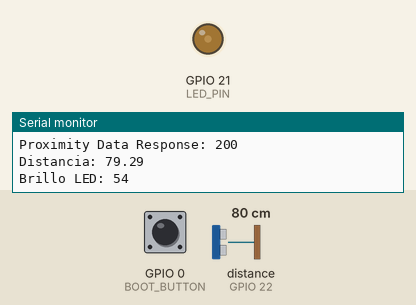
This program was run on a simulated ESP32. On the bench: output pins drawn as LEDs (lit = HIGH), the last lines printed to the serial monitor. Wiring (inferred from the names in the program): ultrasonic range finder: trigger GPIO 23; echo GPIO 22. Inputs (shaded band) come from the test bench; at power-on: distance to the obstacle (sensor on GPIO 22) 80 cm, GPIO 0 (BOOT_BUTTON) HIGH. The echo pulse lasts 58.3 µs per cm; WiFi joins after 1.5 s; servers stay silent unless stated; uploads are accepted with an empty reply; pins used as bus, display or sensor lines are not drawn.

Above: at 3.2 s.
3.3 s: distance to the obstacle (sensor on GPIO 22) set to 2 cm
At 4.8 s:
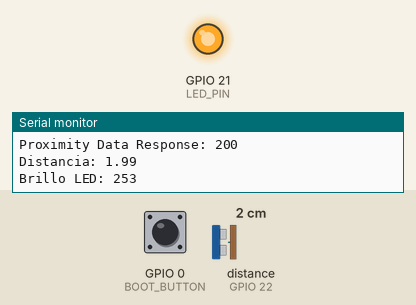
5.9 s: distance to the obstacle (sensor on GPIO 22) set to 35 cm
At 8.0 s:
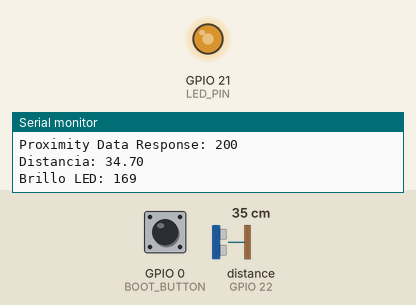
8.3 s: distance to the obstacle (sensor on GPIO 22) set to 60 cm
At 10.1 s:
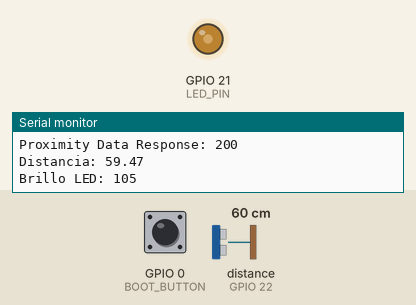
Timing chart, 0 to 11.6 s (numbered marks = the images above; inputs shaded):
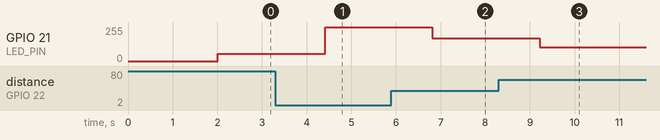

The program:

main.cpp
```cpp
#include <Arduino.h>
#include <SPI.h>
#include "ProximitySensor.h"
#include "MotionSensor.h"

// Pines del botón BOOT y control
#define BOOT_BUTTON 0 // GPIO 0 conectado al botón BOOT
#define PIR_PIN 34    // Pin del sensor PIR

// Instancias de sensores
MotionSensor motionSensor(PIR_PIN);

void setup() {
    Serial.begin(115200);
    pinMode(BOOT_BUTTON, INPUT_PULLUP);

    ProximitySensorHandler::setupProximitySensor();
    motionSensor.begin();
}

void loop() {
    static bool lastButtonState = HIGH;
    bool currentButtonState = digitalRead(BOOT_BUTTON);

    static bool useProximitySensor = true;

    if (currentButtonState == LOW && lastButtonState == HIGH) {
        useProximitySensor = !useProximitySensor;
        Serial.print("Usando sensor: ");
        Serial.println(useProximitySensor ? "Proximidad" : "Movimiento");
        delay(500); // Antirrebote
    }
    lastButtonState = currentButtonState;

    if (useProximitySensor) {
        ProximitySensorHandler::readProximitySensor();
    } else {
        motionSensor.update();
        motionSensor.checkMotionAndSend("https://edge-caffeine.free.beeceptor.com");
    }
}
```

MotionSensor.cpp
```cpp
#include "MotionSensor.h"

MotionSensor::MotionSensor(uint8_t pirPin) : pirPin(pirPin), lastMotionDetected(false) {}

void MotionSensor::begin() {
    pinMode(pirPin, INPUT);
}

void MotionSensor::update() {
    bool motionDetected = digitalRead(pirPin);
    if (motionDetected != lastMotionDetected) {
        lastMotionDetected = motionDetected;
        Serial.println(motionDetected ? "Motion detected!" : "No motion.");
    }
}

void MotionSensor::checkMotionAndSend(const String &endpoint) {
    bool motionDetected = digitalRead(pirPin);
    if (motionDetected && !lastMotionDetected) {
        HTTPClient http;
        http.begin(endpoint + "/motion");
        http.addHeader("Content-Type", "application/json");
        String payload = "{\"motion\": true}";
        int httpResponseCode = http.POST(payload);
        Serial.print("Motion Sensor HTTP Response code: ");
        Serial.println(httpResponseCode);
        http.end();
    }
    lastMotionDetected = motionDetected;
}
```

MotionSensor.h
```cpp
#ifndef MOTION_SENSOR_H
#define MOTION_SENSOR_H

#include <Arduino.h>
#include <WiFi.h>
#include <HTTPClient.h>

class MotionSensor {
public:
    MotionSensor(uint8_t pirPin);
    void begin();
    void update();
    void checkMotionAndSend(const String &endpoint);

private:
    uint8_t pirPin;
    bool lastMotionDetected;
};

#endif
```

ProximitySensor.cpp
```cpp
#include "ProximitySensor.h"
#include <WiFi.h>
#include <HTTPClient.h>

// Configuración del WiFi
const char* ssid = "Gaby";
const char* password = "Gaby2608";

void ProximitySensorHandler::setupProximitySensor() {
    pinMode(TRIG_PIN, OUTPUT);
    pinMode(ECHO_PIN, INPUT);
    pinMode(LED_PIN, OUTPUT);

    // Conectar a WiFi
    WiFi.begin(ssid, password);
    while (WiFi.status() != WL_CONNECTED) {
        delay(1000);
        Serial.println("Conectando a WiFi...");
    }
    Serial.println("Conectado a WiFi");
}

void ProximitySensorHandler::readProximitySensor() {
    digitalWrite(TRIG_PIN, LOW);
    delayMicroseconds(2);
    digitalWrite(TRIG_PIN, HIGH);
    delayMicroseconds(10);
    digitalWrite(TRIG_PIN, LOW);

    // Leer distancia
    long duration = pulseIn(ECHO_PIN, HIGH);
    float distance = duration * 0.034 / 2;

    // Ajustar brillo del LED según la distancia
    int brightness = map(distance, 0, 100, 255, 0); // Mapea distancia a brillo (entre 0 y 255)
    brightness = constrain(brightness, 0, 255);    // Asegura valores válidos
    analogWrite(LED_PIN, brightness);              // Cambia la intensidad del LED

    // Enviar datos si está dentro de rango
    if (distance < 100) {
        HTTPClient http;
        http.begin("https://edge-caffeine.free.beeceptor.com/sensor/data");
        http.addHeader("Content-Type", "application/json");
        String payload = "{\"sensor\":\"proximity\",\"distance\":" + String(distance) + "}";
        int httpResponseCode = http.POST(payload);

        Serial.print("Proximity Data Response: ");
        Serial.println(httpResponseCode);
        http.end();
    }

    // Mostrar datos en el monitor serial
    Serial.print("Distancia: ");
    Serial.println(distance);
    Serial.print("Brillo LED: ");
    Serial.println(brightness);
    delay(1000); // Esperar un segundo antes de la siguiente lectura
}
```

ProximitySensor.h
```cpp
#ifndef PROXIMITY_SENSOR_H
#define PROXIMITY_SENSOR_H

#include <Arduino.h>

// Pines del sensor de proximidad
#define TRIG_PIN 23
#define ECHO_PIN 22
#define LED_PIN 21

namespace ProximitySensorHandler {
    void setupProximitySensor();  // Configuración inicial
    void readProximitySensor();  // Leer valores del sensor de proximidad
}

#endif // PROXIMITY_SENSOR_H
```

Measured:
- after the input at 3.3 s, GPIO 21 (LED_PIN): 54/255 → 253/255 after 1.1 s
- after the input at 5.9 s, GPIO 21 (LED_PIN): 253/255 → 169/255 after 0.92 s
- after the input at 8.3 s, GPIO 21 (LED_PIN): 169/255 → 105/255 after 0.93 s
